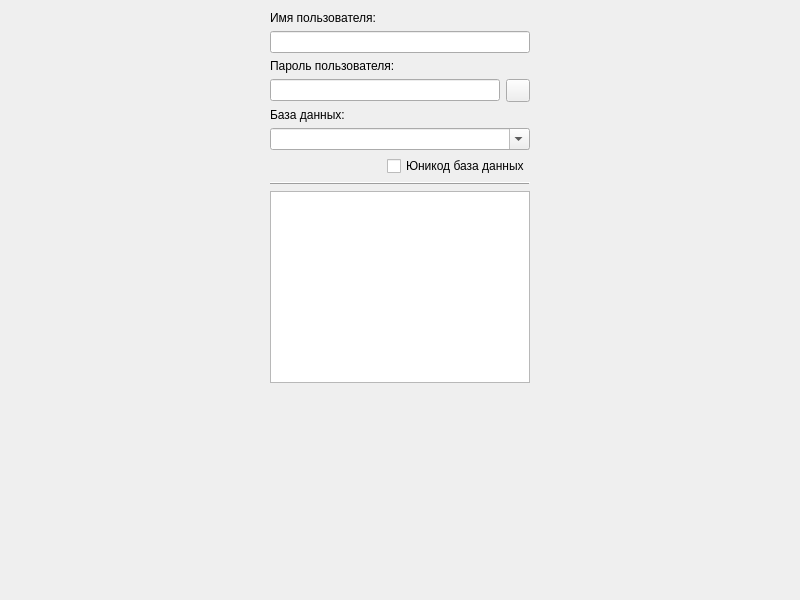
<?xml version="1.0" encoding="UTF-8"?>
<ui version="4.0">
 <class>ConnactionPage</class>
 <widget class="QWizardPage" name="ConnactionPage">
  <property name="geometry">
   <rect>
    <x>0</x>
    <y>0</y>
    <width>800</width>
    <height>600</height>
   </rect>
  </property>
  <property name="windowTitle">
   <string>WizardPage</string>
  </property>
  <layout class="QHBoxLayout" name="horizontalLayout_3">
   <item>
    <spacer name="horizontalSpacer_2">
     <property name="orientation">
      <enum>Qt::Horizontal</enum>
     </property>
     <property name="sizeHint" stdset="0">
      <size>
       <width>252</width>
       <height>20</height>
      </size>
     </property>
    </spacer>
   </item>
   <item>
    <layout class="QVBoxLayout" name="verticalLayout_2">
     <item>
      <layout class="QVBoxLayout" name="verticalLayout">
       <item>
        <widget class="QLabel" name="label_3">
         <property name="text">
          <string>Имя пользователя:</string>
         </property>
        </widget>
       </item>
       <item>
        <widget class="QLineEdit" name="userEdit">
         <property name="text">
          <string/>
         </property>
        </widget>
       </item>
       <item>
        <widget class="QLabel" name="label_4">
         <property name="text">
          <string>Пароль пользователя:</string>
         </property>
        </widget>
       </item>
       <item>
        <layout class="QHBoxLayout" name="horizontalLayout">
         <item>
          <widget class="QLineEdit" name="pswdEdit">
           <property name="text">
            <string/>
           </property>
          </widget>
         </item>
         <item>
          <widget class="QToolButton" name="copyButton">
           <property name="toolTip">
            <string>Копировать имя в пароль</string>
           </property>
           <property name="text">
            <string/>
           </property>
           <property name="icon">
            <iconset resource="../../FmtLib/res/fmt.qrc">
             <normaloff>:/img/CopyHS.png</normaloff>:/img/CopyHS.png</iconset>
           </property>
          </widget>
         </item>
        </layout>
       </item>
       <item>
        <widget class="QLabel" name="label_2">
         <property name="text">
          <string>База данных:</string>
         </property>
        </widget>
       </item>
       <item>
        <widget class="QComboBox" name="serviceBox">
         <property name="editable">
          <bool>true</bool>
         </property>
        </widget>
       </item>
       <item>
        <layout class="QHBoxLayout" name="horizontalLayout_2">
         <item>
          <spacer name="horizontalSpacer_3">
           <property name="orientation">
            <enum>Qt::Horizontal</enum>
           </property>
           <property name="sizeHint" stdset="0">
            <size>
             <width>40</width>
             <height>20</height>
            </size>
           </property>
          </spacer>
         </item>
         <item>
          <widget class="QCheckBox" name="checkUnicode">
           <property name="text">
            <string>Юникод база данных</string>
           </property>
          </widget>
         </item>
        </layout>
       </item>
       <item>
        <widget class="QFrame" name="frame">
         <property name="frameShape">
          <enum>QFrame::HLine</enum>
         </property>
         <property name="frameShadow">
          <enum>QFrame::Raised</enum>
         </property>
        </widget>
       </item>
       <item>
        <widget class="QTreeView" name="connectionsTree">
         <property name="editTriggers">
          <set>QAbstractItemView::NoEditTriggers</set>
         </property>
         <property name="iconSize">
          <size>
           <width>20</width>
           <height>20</height>
          </size>
         </property>
         <property name="rootIsDecorated">
          <bool>false</bool>
         </property>
        </widget>
       </item>
      </layout>
     </item>
     <item>
      <spacer name="verticalSpacer">
       <property name="orientation">
        <enum>Qt::Vertical</enum>
       </property>
       <property name="sizeHint" stdset="0">
        <size>
         <width>20</width>
         <height>40</height>
        </size>
       </property>
      </spacer>
     </item>
    </layout>
   </item>
   <item>
    <spacer name="horizontalSpacer">
     <property name="orientation">
      <enum>Qt::Horizontal</enum>
     </property>
     <property name="sizeHint" stdset="0">
      <size>
       <width>252</width>
       <height>20</height>
      </size>
     </property>
    </spacer>
   </item>
  </layout>
 </widget>
 <resources>
  <include location="../../FmtLib/res/fmt.qrc"/>
 </resources>
 <connections/>
</ui>
